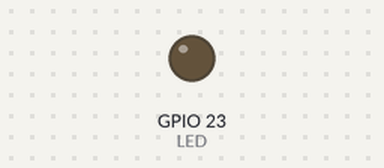
Bench run of a program on a simulated Raspberry Pi (BCM pin numbers). Shown: output pins drawn as LEDs (lit = HIGH).

Above: at 0.05 s.
At 0.95 s:
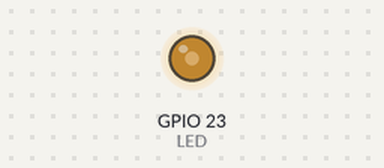
At 1.85 s:
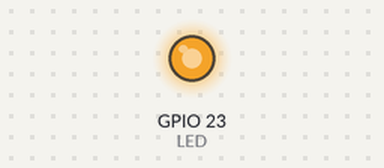
At 3.7 s:
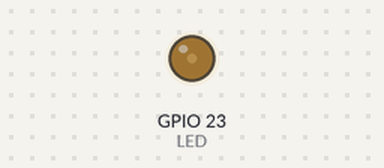
Timing chart, 0 to 5.2 s (numbered marks = the images above):
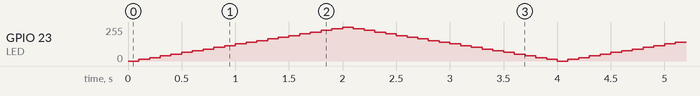

The program:

4.ledpwm.py
```python
"""
* 라즈베리파이 입출력 키트 LED 구동 예제 04.ledpwm
*
* 본 예제는 LED 1개를 반복해서 ON/OFF 해 줍니다.
* 이때, PWM을 이용하여 밝기가 조절됩니다.
*
* 사용 소자 : LED 1ea, 저항 1ea(220옴 권장)
* LED 1 : GPIO 16번 | BCM : 23
*
* 키트 정보 : https://www.eleparts.co.kr/EPXDTWPM
"""

import RPi.GPIO as GPIO
import time

LED = 23 # LED 핀 번호 정의 BCM 23 Pin | GPIO 16

# GPIO.setwarnings (False)  #GPIO 사용중 경고 비활성화 명령, GPIO.cleanup() 사용 시 불필요

GPIO.setmode(GPIO.BCM)      # BCM 핀 번호 사용
GPIO.setup(LED, GPIO.OUT)   # LED(BCM 23번 핀) OUT 로 설정


pwm = GPIO.PWM(LED,50)      # 50hz, 1초에 50번 깜빡임
pwm.start(0)

try:

    while 1:

        for duty in range(0,100,5):     # duty 를 0부터 100까지 증가

            pwm.ChangeDutyCycle(duty)   # duty 변경, 0-100 범위(%), 각 깜빡임 당 on/off 비율 조정
            time.sleep(0.1)

        for duty in range(100,0,-5):    # duty 를 100부터 0으로 감소

            pwm.ChangeDutyCycle(duty)
            time.sleep(0.1)

finally:
    pwm.stop()
    GPIO.cleanup()
```
